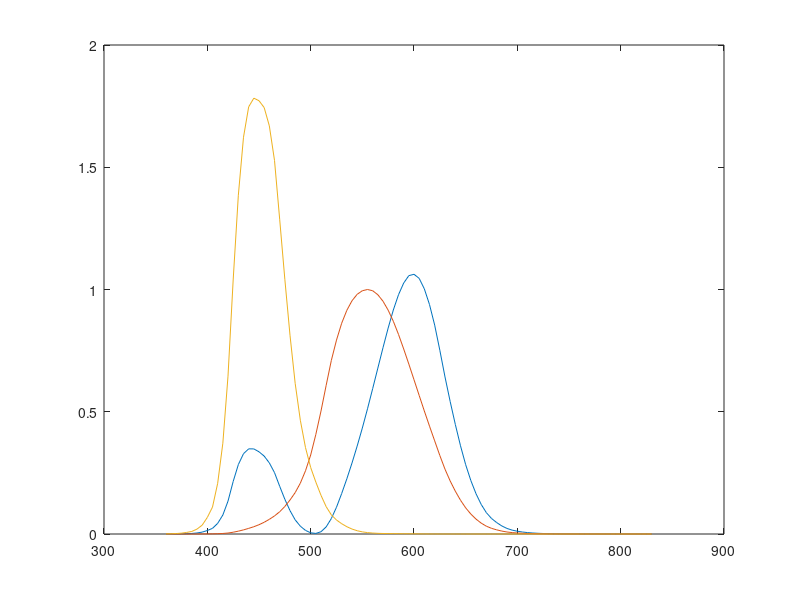

The MATLAB source for this figure: (Note: this script raises an error after producing the figure.)
%% Color matching functions: CIE standard observer
M = csvread('ciexyz31.csv');
%%
cmf = M(:, 2:4);
wavelength = M(:,1);
plot(wavelength, cmf);
%% [r g b] to [0 U G(by 460)]
% UV-cone = B + R * 
%  M-cone = g + R * 
R = cmf(:, 1);
G = cmf(:, 2);
B = cmf(:, 3);
%
R_proj_B = R.'*B/norm(R)/norm(B);
R_proj_G = R.'*G/norm(R)/norm(G);

%% mp4 File list in Movie folder
moviedir = '/Users/peterfish/Movies/';
movext   = '*.mp4';
% movie from files
files = dir(fullfile(moviedir, movext));
nummovies = length(files);
if nummovies < 1
  error('no movies in designated folder');
else 
    for fileidx = 1:nummovies
        disp([num2str(fileidx), ': ', files(fileidx).name]); 
    end
end
%movies = cell(nummovies, 1);

%% Open Movie file
%moviedir = '/Users/peterfish/Movies/';
%vid = VideoReader([mpath,'Bee_Honet.mp4']);
id = 2;
%
vid = VideoReader([moviedir, files(id).name])
vidHeight = vid.Height;
vidWidth = vid.Width;
tot_numFrame = ceil(vid.Duration * vid.FrameRate)
f_name = split(vid.Name, '.');
str_mat = sprintf('mov_%s_f%d.mat', f_name(1), tot_numFrame)
str_mat_int = sprintf('mov_%s_f%d_intensity.mat', f_name(1), tot_numFrame)

% NOTE: why struct for each frame? Very convinient to append frames. No need
% to carefully match dimensions. 
mov = struct('cdata',zeros(vidHeight,vidWidth,3,'uint8'),...
'colormap',[]);

% Define the 1st struct object. Then, the field (e.g. 'colormap') will continue even for
% appended object.

%% Construct mov struct
numFrame = 10000;
k = 1;
while hasFrame(vid)
    mov(k).cdata = readFrame(vid);
    
%     minFrame = min(mov(k).cdata(:))
%     maxFrame = max(mov(k).cdata(:))

    if k == numFrame
        break;
    end
    k = k+1;
end

%% Resize & Gray conversion (Mean over color ch) & Save
numFrame = numel(mov);
scaling = 0.5; % 640 x 360
 mm_intensity = zeros(numFrame, vidHeight*scaling, vidWidth*scaling, 'uint8');
mov2_intensity = struct('cdata',zeros(vidHeight*scaling, vidWidth*scaling, 'uint8'), 'colormap', gray(255));

for k=1:numFrame
    % Convert to 16-bit integer in case that the sum can be over 255.
    %cdata = uint16(mov2(k).cdata);
    
    % resize by 0.5
    cdata = imresize(mov(k).cdata, scaling, 'bilinear');
    
    % intensity
      mm_intensity(k, :, :) = uint8(mean(cdata, 3)); % output of mean is double.
    mov2_intensity(k).cdata = uint8(mean(cdata, 3));
end
%%
save([moviedir,str_mat_int], 'mm_intensity');

%% Play the movie (movie(M,n,fps))
%[rows, cols, ~] = size(mov2(1).cdata)
hfig = figure('Position', [950, 550, 640, 360]);       
    hfig.Color = 'none';
    hfig.PaperPositionMode = 'auto';
    hfig.InvertHardcopy = 'off';   
axes('Position', [0  0  1  1], 'Visible', 'off');
movie(mov2_intensity, 1, vid.FrameRate)


%%
% Color adjust for Mouse cones.
% My projector: R-UV-B
numFrame = numel(mov);
scaling = 0.5; % 640 x 360
% matrix (color & gray)
mm = zeros(numFrame, vidHeight*scaling, vidWidth*scaling, 3, 'uint8');
% video structure
mov2 = struct('cdata',zeros(vidHeight*scaling, vidWidth*scaling, 3,'uint8'), 'colormap',[]);

for k=1:numFrame
    % Convert to 16-bit integer in case that the sum can be over 255.
    %cdata = uint16(mov2(k).cdata);
    
    % resize by 0.5
    cdata = imresize(mov(k).cdata, scaling, 'bilinear');
    cdata = uint16(cdata);
    
    % Projection of R channel into B & G spectra
    p_blue = cdata(:,:,3) + R_proj_B * cdata(:,:,1);
    p_green = cdata(:,:,2) + R_proj_G * cdata(:,:,1);
    
    % 2nd LED ch (385 nm): Exciting S-opsin = B + 0.255*R
        % Sensitivity of S-cone to 385? ~ 50%
        % Sensitivity of M-cone to 385? ~ 20%
        % 385 would naturally excite both cones.
        
    % Normalization? Ratio btw B and G should be maintained.
    cdata(:,:,2) = p_blue/(1+R_proj_B);
    cdata(:,:,3) = p_green/(1+R_proj_G);
    % 3nd LED ch (460 nm): Exciting M-opsin = G + 0.760*R
    % Sensitivity of M-cone to 460? ~ 60%
    
    % Red Channel
    cdata(:,:,1) = 0;
    mov2(k).cdata = uint8(cdata);
    
    % 4-D structure?
    mm(k, :, :, :) = cdata;
end
%
%save([moviedir,str_mat], 'mm');

